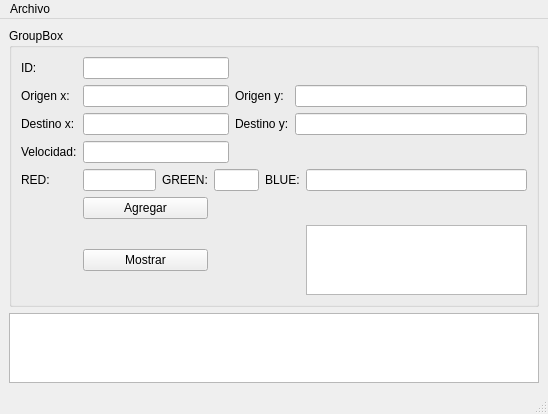
<?xml version="1.0" encoding="UTF-8"?>
<ui version="4.0">
 <class>MainWindow</class>
 <widget class="QMainWindow" name="MainWindow">
  <property name="geometry">
   <rect>
    <x>0</x>
    <y>0</y>
    <width>548</width>
    <height>399</height>
   </rect>
  </property>
  <property name="windowTitle">
   <string>MainWindow</string>
  </property>
  <widget class="QWidget" name="centralwidget">
   <layout class="QGridLayout" name="gridLayout">
    <item row="0" column="0">
     <widget class="QGroupBox" name="groupBox">
      <property name="title">
       <string>GroupBox</string>
      </property>
      <layout class="QGridLayout" name="gridLayout_2">
       <item row="0" column="0">
        <widget class="QLabel" name="label">
         <property name="text">
          <string>ID:</string>
         </property>
        </widget>
       </item>
       <item row="0" column="1" colspan="3">
        <widget class="QLineEdit" name="lineEdit"/>
       </item>
       <item row="1" column="0">
        <widget class="QLabel" name="label_2">
         <property name="text">
          <string>Origen x:</string>
         </property>
        </widget>
       </item>
       <item row="1" column="1" colspan="3">
        <widget class="QLineEdit" name="lineEdit_2"/>
       </item>
       <item row="1" column="4" colspan="2">
        <widget class="QLabel" name="label_6">
         <property name="text">
          <string>Origen y:</string>
         </property>
        </widget>
       </item>
       <item row="1" column="6" colspan="2">
        <widget class="QLineEdit" name="lineEdit_6"/>
       </item>
       <item row="2" column="0">
        <widget class="QLabel" name="label_3">
         <property name="text">
          <string>Destino x:</string>
         </property>
        </widget>
       </item>
       <item row="2" column="1" colspan="3">
        <widget class="QLineEdit" name="lineEdit_3"/>
       </item>
       <item row="2" column="4" colspan="2">
        <widget class="QLabel" name="label_7">
         <property name="text">
          <string>Destino y:</string>
         </property>
        </widget>
       </item>
       <item row="2" column="6" colspan="2">
        <widget class="QLineEdit" name="lineEdit_7"/>
       </item>
       <item row="3" column="0">
        <widget class="QLabel" name="label_4">
         <property name="text">
          <string>Velocidad:</string>
         </property>
        </widget>
       </item>
       <item row="3" column="1" colspan="3">
        <widget class="QLineEdit" name="lineEdit_4"/>
       </item>
       <item row="4" column="0">
        <widget class="QLabel" name="label_5">
         <property name="text">
          <string>RED:</string>
         </property>
        </widget>
       </item>
       <item row="4" column="1">
        <widget class="QLineEdit" name="lineEdit_5"/>
       </item>
       <item row="4" column="2">
        <widget class="QLabel" name="label_8">
         <property name="text">
          <string>GREEN:</string>
         </property>
        </widget>
       </item>
       <item row="4" column="3" colspan="2">
        <widget class="QLineEdit" name="lineEdit_8"/>
       </item>
       <item row="4" column="5" colspan="2">
        <widget class="QLabel" name="label_9">
         <property name="text">
          <string>BLUE:</string>
         </property>
        </widget>
       </item>
       <item row="4" column="7">
        <widget class="QLineEdit" name="lineEdit_9"/>
       </item>
       <item row="5" column="1" colspan="2">
        <widget class="QPushButton" name="pushButton">
         <property name="text">
          <string>Agregar</string>
         </property>
        </widget>
       </item>
       <item row="6" column="1" colspan="2">
        <widget class="QPushButton" name="pushButton_2">
         <property name="text">
          <string>Mostrar</string>
         </property>
        </widget>
       </item>
       <item row="6" column="7">
        <widget class="QPlainTextEdit" name="plainTextEdit"/>
       </item>
      </layout>
     </widget>
    </item>
    <item row="1" column="0">
     <widget class="QGraphicsView" name="graphicsView"/>
    </item>
   </layout>
  </widget>
  <widget class="QMenuBar" name="menubar">
   <property name="geometry">
    <rect>
     <x>0</x>
     <y>0</y>
     <width>548</width>
     <height>21</height>
    </rect>
   </property>
   <widget class="QMenu" name="menusds">
    <property name="title">
     <string>Archivo</string>
    </property>
    <addaction name="actionGuardar"/>
    <addaction name="actionAbrir_2"/>
   </widget>
   <addaction name="menusds"/>
  </widget>
  <widget class="QStatusBar" name="statusbar"/>
  <action name="actionGuardar">
   <property name="text">
    <string>Guardar</string>
   </property>
   <property name="shortcut">
    <string>Ctrl+S</string>
   </property>
  </action>
  <action name="actionAbrir_2">
   <property name="text">
    <string>Abrir</string>
   </property>
   <property name="shortcut">
    <string>Ctrl+O</string>
   </property>
  </action>
 </widget>
 <resources/>
 <connections/>
</ui>
